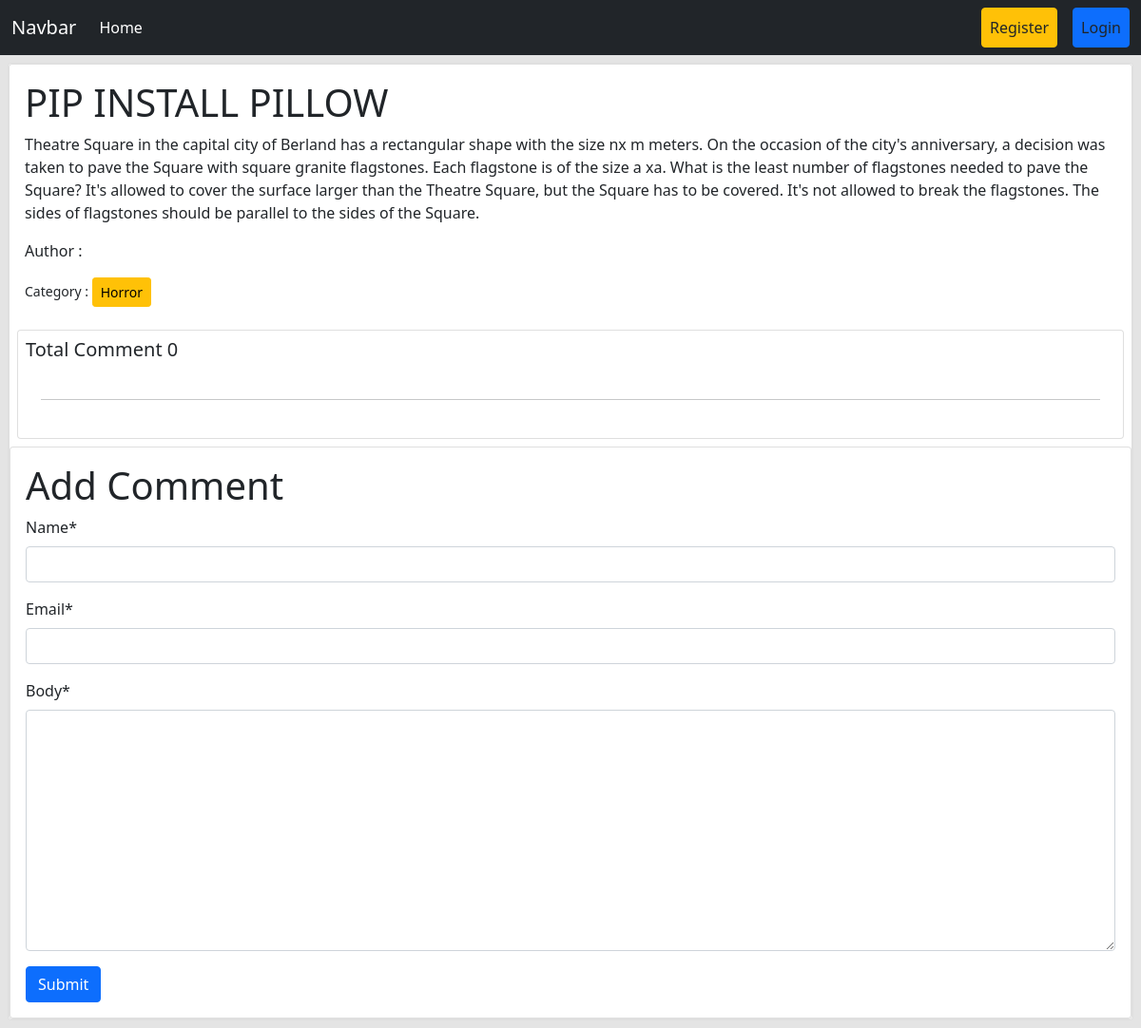
The page /post/details/1/ on the database as committed earlier.
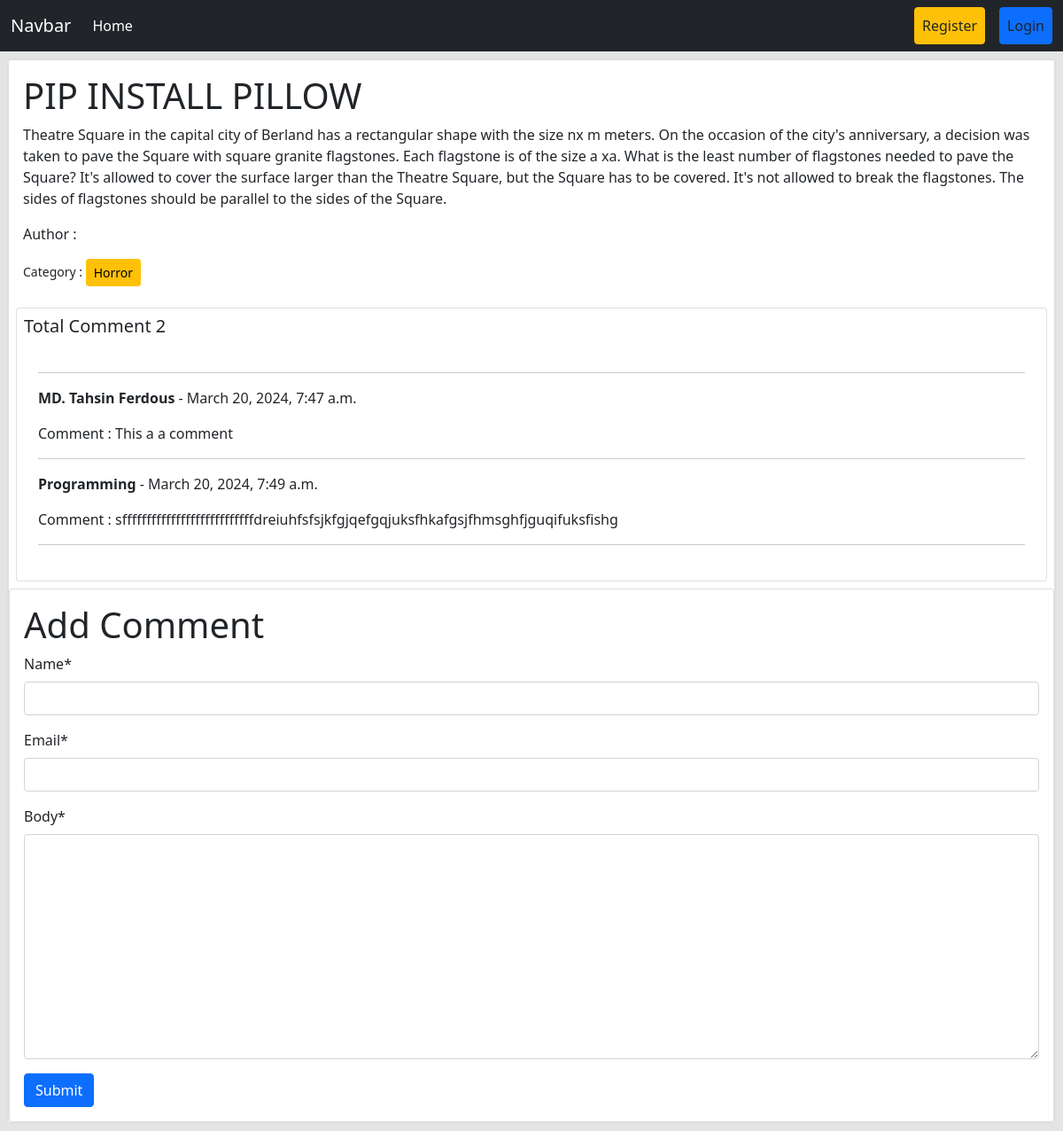
The same page on the database as committed later.
### posts/models.py (models this page shows, shortened)
class Post(models.Model):
    title = models.CharField(max_length=50)
    content = models.TextField()
    category = models.ManyToManyField(Category)
    author = models.ForeignKey(User, on_delete=models.CASCADE)
    img = models.ImageField(upload_to='images/', blank=True, null=True)

class Comment(models.Model):
    post = models.ForeignKey(Post, on_delete=models.CASCADE, related_name='comments')
    name = models.CharField(max_length=30)
    email = models.EmailField()
    body = models.TextField()
    created_on = models.DateTimeField(auto_now_add=True) # The time when an object is created

### categories/models.py (models this page shows, shortened)
class Category(models.Model):
    name = models.CharField(max_length=100)
    slug = models.SlugField(max_length=100, unique=True, null=True, blank=True)

### posts/views.py (the view, shortened to what this page needs)
# urls.py: path('details/<int:id>/', views.DetailPostView.as_view(), name='detail_post'),
class DetailPostView(DetailView):
    model = Post
    pk_url_kwarg = 'id'
    template_name = 'post_details.html'
    def get_context_data(self, **kwargs):
        context = super().get_context_data(**kwargs)
        comment_form = CommentForm()
        post = self.object
        comments = post.comments.all()
        context['comments'] = comments
        context['comment_form'] = comment_form
        return context

### posts/forms.py
class CommentForm(forms.ModelForm):
    class Meta:
        model = Comment
        fields = ['name', 'email', 'body']

### posts/templates/post_details.html (shortened to what this page needs)
{% extends "base.html" %}
{% load crispy_forms_tags %}
{% block content %}
<div class="card m-2" style="">
  <div class="col-sm-12">
    <div class="card">
      <div class="card-body">
        <h1 class="card-title">{{ post.title | upper }}</h1>
        <p class="card-text">{{ post.content }}</p>
        <p>Author : {{ post.author.first_name }} {{ post.author.last_name }}</p>
        <small>Category : </small>
        {% for ct in post.category.all %}
          <button class="btn btn-warning btn-sm">{{ ct.name }}</button>
        {% endfor %}
      </div>
      <div class="card m-2 p-2">
        <h5>Total Comment {{ comments | length}}</h5>
        <div class="card-body">
          {% for comment in comments %}
          <hr>
          <p><strong>{{comment.name}}</strong> - {{comment.created_on}}</p>
          <p> Comment : {{comment.body}}</p>
          {% endfor %}
          <hr>
        </div>
      </div>
      <div class="card">
        <div class="card-body">
          <form method="post">
            <h1>Add Comment</h1>
            {{comment_form | crispy}}
            <button type="submit" class="btn btn-primary">Submit</button>
          </form>
        </div>
      </div>
    </div>
  </div>
</div>
{% endblock content %}

### templates/base.html (shortened to what this page needs)
<!doctype html>
<html lang="en">
  <head>
    <link href="https://cdn.jsdelivr.net/npm/bootstrap@5.0.2/dist/css/bootstrap.min.css" rel="stylesheet">
  </head>
  <body style="background-color: #e4e4e4;">
    <nav class="navbar navbar-expand-lg navbar-dark bg-dark">
        <div class="container-fluid">
          <a class="navbar-brand" href="/">Navbar</a>
          <div class="collapse navbar-collapse" id="navbarSupportedContent">
            <ul class="navbar-nav me-auto mb-2 mb-lg-0">
              <li class="nav-item">
                <a class="nav-link active" aria-current="page" href="{% url 'homepage' %}">Home</a>
              </li>
            </ul>
            <div class="d-flex">
            <ul class="navbar-nav me-auto mb-2 mb-lg-0">
              {% if request.user.is_authenticated %}
              <li class="nav-item mx-3">
                <a class="nav-link btn btn-warning text-dark" href="{% url 'profile' %}">Profile</a>
              </li>
              <li class="nav-item">
                <a class="nav-link btn btn-primary text-dark" href="{% url 'user_logout' %}">Logout</a>
              </li>
              {% else %}
              <li class="nav-item mx-3">
                <a class="nav-link btn btn-warning text-dark" href="{% url 'register' %}">Register</a>
              </li>
              <li class="nav-item">
                <a class="nav-link btn btn-primary text-dark" href="{% url 'user_login' %}">Login</a>
              </li>
              {% endif %}
              </ul>
            </div>
          </div>
        </div>
      </nav>
      <div style="background-color: #e4e4e4;">
        {% block content %}{% endblock content %}
      </div>
  </body>
</html>

Rows that differ between the two databases and show on the page:
added Comment: name "MD. Tahsin Ferdous", created_on "March 20, 2024, 7:47 a.m.", body "This a a comment"
added Comment: name "Programming", created_on "March 20, 2024, 7:49 a.m.", body "sfffffffffffffffffffffffffffdreiuhfsfsjkfgjqefgqjuksfhkafgsjfhmsghfjguqifuksfishg"
Other text that changed with them:
{{ comments | length }}: "0" → "2"
